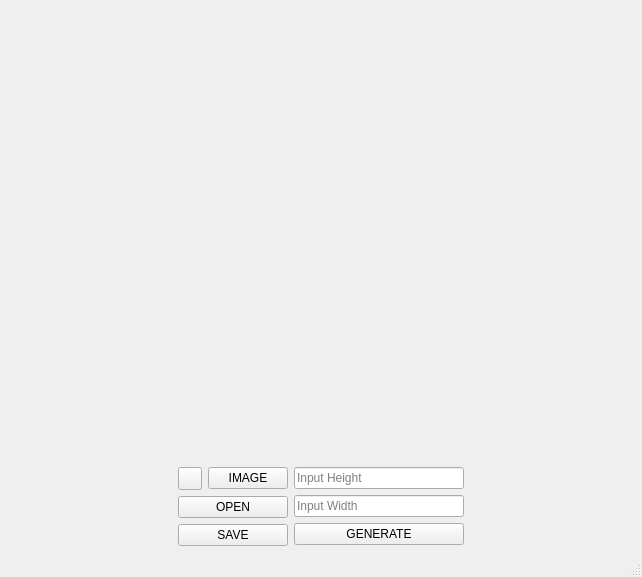
<?xml version="1.0" encoding="UTF-8"?>
<ui version="4.0">
 <class>MainWindow</class>
 <widget class="QMainWindow" name="MainWindow">
  <property name="geometry">
   <rect>
    <x>0</x>
    <y>0</y>
    <width>642</width>
    <height>577</height>
   </rect>
  </property>
  <property name="windowTitle">
   <string>MainWindow</string>
  </property>
  <widget class="QWidget" name="centralwidget">
   <layout class="QVBoxLayout" name="verticalLayout" stretch="5,1">
    <item>
     <layout class="QHBoxLayout" name="mazeLayout"/>
    </item>
    <item>
     <layout class="QHBoxLayout" name="buttonsLayout" stretch="2,1,2,2">
      <item>
       <spacer name="horizontalSpacer">
        <property name="orientation">
         <enum>Qt::Horizontal</enum>
        </property>
        <property name="sizeHint" stdset="0">
         <size>
          <width>40</width>
          <height>20</height>
         </size>
        </property>
       </spacer>
      </item>
      <item>
       <layout class="QVBoxLayout" name="openSaveLayout">
        <item>
         <layout class="QHBoxLayout" name="horizontalLayout">
          <item>
           <widget class="QToolButton" name="resetBackgroundButton">
            <property name="text">
             <string/>
            </property>
           </widget>
          </item>
          <item>
           <widget class="QPushButton" name="changeBackground">
            <property name="text">
             <string>IMAGE</string>
            </property>
           </widget>
          </item>
         </layout>
        </item>
        <item>
         <widget class="QPushButton" name="openButton">
          <property name="sizePolicy">
           <sizepolicy hsizetype="Expanding" vsizetype="Fixed">
            <horstretch>0</horstretch>
            <verstretch>0</verstretch>
           </sizepolicy>
          </property>
          <property name="minimumSize">
           <size>
            <width>0</width>
            <height>0</height>
           </size>
          </property>
          <property name="text">
           <string>OPEN</string>
          </property>
         </widget>
        </item>
        <item>
         <widget class="QPushButton" name="saveButton">
          <property name="text">
           <string>SAVE</string>
          </property>
         </widget>
        </item>
       </layout>
      </item>
      <item>
       <layout class="QVBoxLayout" name="generateLayout">
        <item>
         <layout class="QHBoxLayout" name="heightLayout">
          <item>
           <widget class="QLineEdit" name="inputHeight">
            <property name="placeholderText">
             <string>Input Height</string>
            </property>
           </widget>
          </item>
         </layout>
        </item>
        <item>
         <layout class="QHBoxLayout" name="widthLayout">
          <item>
           <widget class="QLineEdit" name="inputWidth">
            <property name="placeholderText">
             <string>Input Width</string>
            </property>
           </widget>
          </item>
         </layout>
        </item>
        <item>
         <widget class="QPushButton" name="generateButton">
          <property name="text">
           <string>GENERATE</string>
          </property>
         </widget>
        </item>
       </layout>
      </item>
      <item>
       <spacer name="horizontalSpacer_2">
        <property name="orientation">
         <enum>Qt::Horizontal</enum>
        </property>
        <property name="sizeHint" stdset="0">
         <size>
          <width>40</width>
          <height>20</height>
         </size>
        </property>
       </spacer>
      </item>
     </layout>
    </item>
   </layout>
  </widget>
  <widget class="QStatusBar" name="statusbar"/>
 </widget>
 <resources/>
 <connections/>
</ui>
